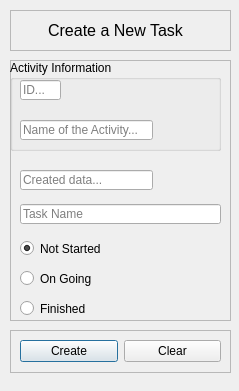
<?xml version="1.0" encoding="UTF-8"?>
<ui version="4.0">
 <class>Dialog</class>
 <widget class="QDialog" name="Dialog">
  <property name="geometry">
   <rect>
    <x>0</x>
    <y>0</y>
    <width>239</width>
    <height>391</height>
   </rect>
  </property>
  <property name="windowTitle">
   <string>Dialog</string>
  </property>
  <widget class="QFrame" name="frame">
   <property name="geometry">
    <rect>
     <x>10</x>
     <y>10</y>
     <width>221</width>
     <height>41</height>
    </rect>
   </property>
   <property name="frameShape">
    <enum>QFrame::StyledPanel</enum>
   </property>
   <property name="frameShadow">
    <enum>QFrame::Raised</enum>
   </property>
   <widget class="QLabel" name="label">
    <property name="geometry">
     <rect>
      <x>0</x>
      <y>10</y>
      <width>211</width>
      <height>21</height>
     </rect>
    </property>
    <property name="text">
     <string>&lt;html&gt;&lt;head/&gt;&lt;body&gt;&lt;p align=&quot;center&quot;&gt;&lt;span style=&quot; font-size:12pt;&quot;&gt;Create a New Task&lt;/span&gt;&lt;/p&gt;&lt;/body&gt;&lt;/html&gt;</string>
    </property>
   </widget>
  </widget>
  <widget class="QFrame" name="frame_2">
   <property name="geometry">
    <rect>
     <x>10</x>
     <y>60</y>
     <width>221</width>
     <height>261</height>
    </rect>
   </property>
   <property name="frameShape">
    <enum>QFrame::StyledPanel</enum>
   </property>
   <property name="frameShadow">
    <enum>QFrame::Raised</enum>
   </property>
   <widget class="QLineEdit" name="LineEdit_DataCreated">
    <property name="geometry">
     <rect>
      <x>10</x>
      <y>110</y>
      <width>133</width>
      <height>20</height>
     </rect>
    </property>
    <property name="placeholderText">
     <string>Created data...</string>
    </property>
   </widget>
   <widget class="QLineEdit" name="LineEdit_TaskName">
    <property name="geometry">
     <rect>
      <x>10</x>
      <y>144</y>
      <width>201</width>
      <height>20</height>
     </rect>
    </property>
    <property name="placeholderText">
     <string>Task Name</string>
    </property>
   </widget>
   <widget class="QRadioButton" name="RadioButton_NotStarted">
    <property name="geometry">
     <rect>
      <x>10</x>
      <y>180</y>
      <width>82</width>
      <height>17</height>
     </rect>
    </property>
    <property name="text">
     <string>Not Started</string>
    </property>
    <property name="checked">
     <bool>true</bool>
    </property>
   </widget>
   <widget class="QRadioButton" name="RadioButton_OnGoing">
    <property name="geometry">
     <rect>
      <x>10</x>
      <y>210</y>
      <width>82</width>
      <height>17</height>
     </rect>
    </property>
    <property name="text">
     <string>On Going</string>
    </property>
   </widget>
   <widget class="QRadioButton" name="RadioButton_Finished">
    <property name="geometry">
     <rect>
      <x>10</x>
      <y>240</y>
      <width>82</width>
      <height>17</height>
     </rect>
    </property>
    <property name="text">
     <string>Finished</string>
    </property>
   </widget>
   <widget class="QGroupBox" name="groupBox">
    <property name="geometry">
     <rect>
      <x>0</x>
      <y>0</y>
      <width>211</width>
      <height>91</height>
     </rect>
    </property>
    <property name="title">
     <string>Activity Information</string>
    </property>
    <widget class="QLineEdit" name="LineEdit_ID">
     <property name="geometry">
      <rect>
       <x>10</x>
       <y>20</y>
       <width>41</width>
       <height>20</height>
      </rect>
     </property>
     <property name="placeholderText">
      <string>ID...</string>
     </property>
    </widget>
    <widget class="QLineEdit" name="LineEdit_ActivityName">
     <property name="geometry">
      <rect>
       <x>10</x>
       <y>60</y>
       <width>133</width>
       <height>20</height>
      </rect>
     </property>
     <property name="placeholderText">
      <string>Name of the Activity...</string>
     </property>
    </widget>
   </widget>
  </widget>
  <widget class="QFrame" name="frame_3">
   <property name="geometry">
    <rect>
     <x>10</x>
     <y>330</y>
     <width>221</width>
     <height>43</height>
    </rect>
   </property>
   <property name="frameShape">
    <enum>QFrame::StyledPanel</enum>
   </property>
   <property name="frameShadow">
    <enum>QFrame::Raised</enum>
   </property>
   <layout class="QHBoxLayout" name="horizontalLayout">
    <item>
     <widget class="QPushButton" name="Button_Create">
      <property name="text">
       <string>Create</string>
      </property>
     </widget>
    </item>
    <item>
     <widget class="QPushButton" name="Button_Clear">
      <property name="text">
       <string>Clear</string>
      </property>
     </widget>
    </item>
   </layout>
  </widget>
 </widget>
 <resources/>
 <connections/>
</ui>
